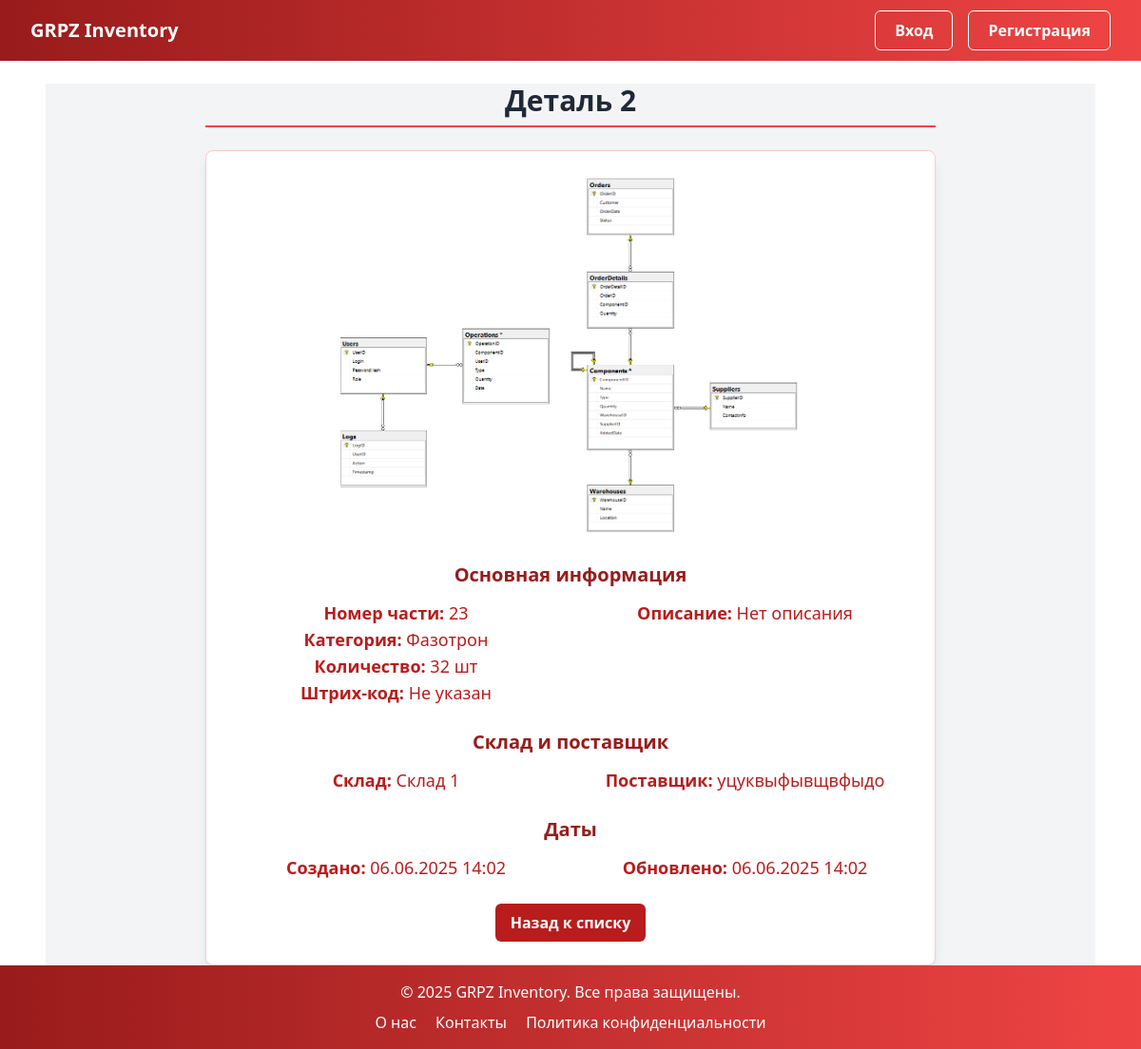
Before: /components/3/ with the older database file.
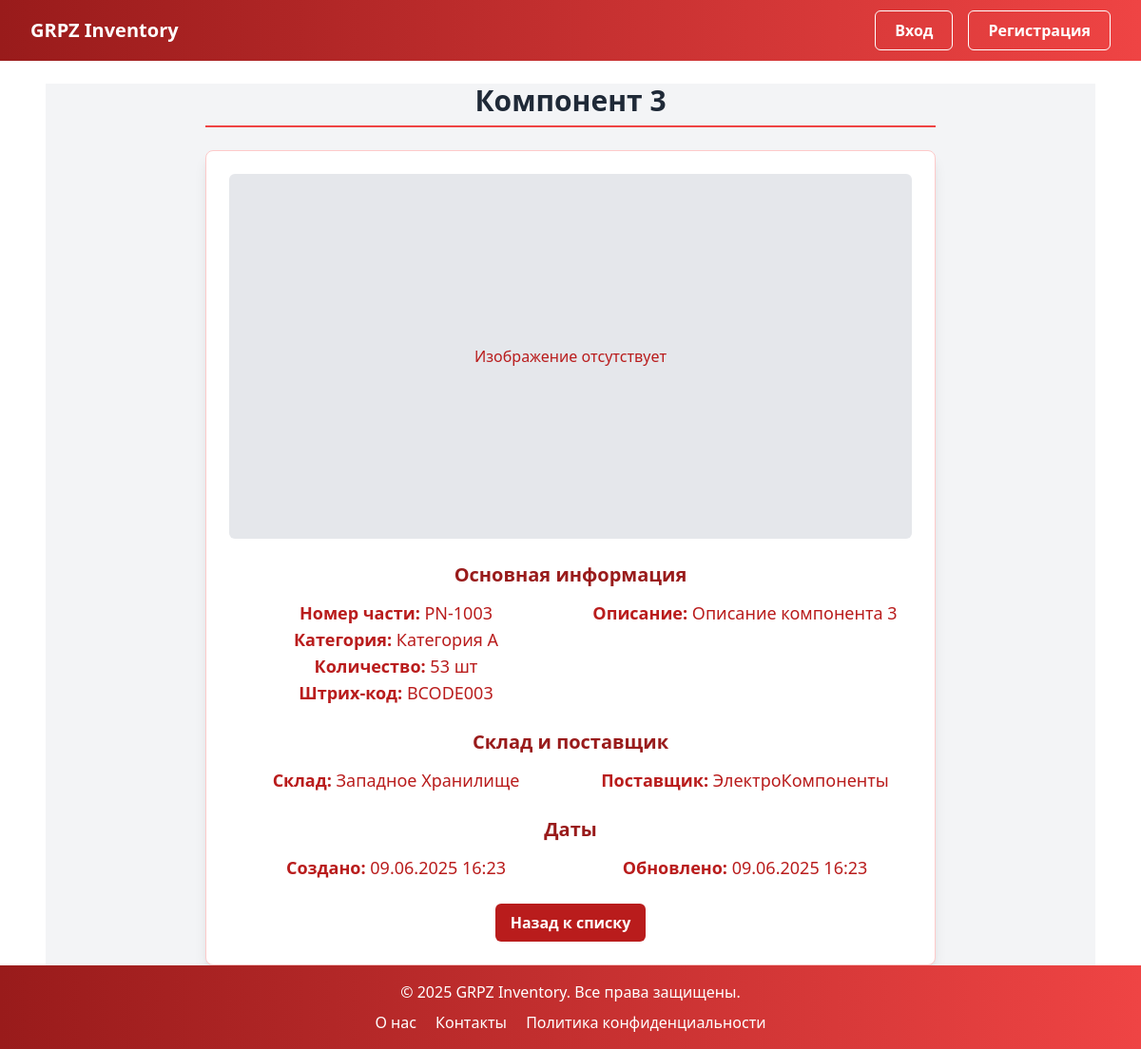
After: the same page with the newer database file.
### components/models.py (models this page shows, shortened)
class Component(models.Model):
    name = models.CharField(max_length=255, verbose_name='Наименование')
    part_number = models.CharField(max_length=50, unique=True, verbose_name='Артикул')
    category = models.CharField(max_length=100, blank=True, verbose_name='Категория')
    description = models.TextField(blank=True, verbose_name='Описание')
    unit = models.CharField(max_length=20, default='шт', verbose_name='Единица измерения')
    barcode = models.CharField(max_length=100, unique=True, blank=True, null=True, verbose_name='Штрих-код')
    quantity = models.PositiveIntegerField(default=0, verbose_name='Количество')
    warehouse = models.ForeignKey('warehouses.Warehouse', on_delete=models.CASCADE, verbose_name='Склад')
    supplier = models.ForeignKey('suppliers.Supplier', on_delete=models.SET_NULL, null=True, blank=True, verbose_name='Поставщик')
    created_at = models.DateTimeField(auto_now_add=True, verbose_name='Дата создания')
    updated_at = models.DateTimeField(auto_now=True, verbose_name='Дата обновления')
    image = models.ImageField(upload_to='components/', blank=True, null=True, verbose_name='Изображение')
    class Meta:
        verbose_name = 'Комплектующее'
        verbose_name_plural = 'Комплектующие'

### warehouses/models.py (models this page shows, shortened)
class Warehouse(models.Model):
    name = models.CharField(max_length=255, verbose_name='Название')
    address = models.TextField(verbose_name='Адрес')
    responsible = models.ForeignKey('users.User', on_delete=models.SET_NULL, null=True, verbose_name='Ответственный')
    location = models.CharField(max_length=200, blank=True)  # Добавлено поле местоположения
    capacity = models.PositiveIntegerField(default=0)       # Добавлено поле вместимости
    class Meta:
        verbose_name = 'Склад'
        verbose_name_plural = 'Склады'

### suppliers/models.py (models this page shows, shortened)
class Supplier(models.Model):
    name = models.CharField(max_length=255, verbose_name='Название')
    contact_info = models.TextField(blank=True, verbose_name='Контактные данные')
    terms = models.TextField(blank=True, verbose_name='Условия поставки')
    class Meta:
        verbose_name = 'Поставщик'
        verbose_name_plural = 'Поставщики'

### components/views.py (the view)
# urls.py: path('<int:pk>/', views.component_detail, name='component_detail'),
def component_detail(request, pk):
    component = get_object_or_404(Component, pk=pk)
    can_edit_component = request.user.is_authenticated and request.user.role in ['admin', 'warehouse_worker']
    return render(request, 'components/detail.html', {
        'component': component,
        'can_edit_component': can_edit_component
    })

### components/templates/components/detail.html (shortened to what this page needs)
﻿{% extends 'base.html' %}
{% block content %}
<section class="min-h-screen flex items-center justify-center bg-gray-100">
    <div class="w-full max-w-3xl">
        <div class="mb-6">
            <h2 class="border-b-2 border-red-500 pb-2 text-3xl font-bold text-gray-800 text-center">{{ component.name }}</h2>
        </div>
        <div class="overflow-hidden rounded-lg border border-red-200 bg-white p-6 shadow-lg">
            <div class="relative mb-6">
                {% if component.image %}
                <img src="{{ component.image.url }}" alt="{{ component.name }}"
                     class="max-h-96 w-full rounded-md object-contain"
                     onerror="this.onerror=null; this.parentElement.querySelector('.fallback-text').classList.remove('hidden'); this.classList.add('hidden');">
                {% else %}
                <div class="flex h-96 w-full items-center justify-center rounded-md bg-gray-200">
                    <span class="text-red-700">Изображение отсутствует</span>
                </div>
                {% endif %}
            </div>
            <div class="mb-6">
                <h3 class="mb-3 text-xl font-semibold text-red-800 text-center">Основная информация</h3>
                <div class="grid grid-cols-1 gap-4 md:grid-cols-2 text-center">
                    <div>
                        <p class="text-lg text-red-700"><strong>Номер части:</strong> {{ component.part_number }}</p>
                        <p class="text-lg text-red-700"><strong>Категория:</strong> {{ component.category|default:"Не указана" }}</p>
                        <p class="text-lg text-red-700"><strong>Количество:</strong> {{ component.quantity }} {{ component.unit }}</p>
                        <p class="text-lg text-red-700"><strong>Штрих-код:</strong> {{ component.barcode|default:"Не указан" }}</p>
                    </div>
                    <div>
                        <p class="text-lg text-red-700"><strong>Описание:</strong> {{ component.description|default:"Нет описания" }}</p>
                    </div>
                </div>
            </div>
            <div class="mb-6">
                <h3 class="mb-3 text-xl font-semibold text-red-800 text-center">Склад и поставщик</h3>
                <div class="grid grid-cols-1 gap-4 md:grid-cols-2 text-center">
                    <p class="text-lg text-red-700"><strong>Склад:</strong> {{ component.warehouse.name }}</p>
                    <p class="text-lg text-red-700"><strong>Поставщик:</strong> {{ component.supplier.name|default:"Не указан" }}</p>
                </div>
            </div>
            <div class="mb-6">
                <h3 class="mb-3 text-xl font-semibold text-red-800 text-center">Даты</h3>
                <div class="grid grid-cols-1 gap-4 md:grid-cols-2 text-center">
                    <p class="text-lg text-red-700"><strong>Создано:</strong> {{ component.created_at|date:"d.m.Y H:i" }}</p>
                    <p class="text-lg text-red-700"><strong>Обновлено:</strong> {{ component.updated_at|date:"d.m.Y H:i" }}</p>
                </div>
            </div>
            <div class="mt-6 flex flex-col gap-4 sm:flex-row justify-center">
                <a href="{% url 'components:component_list' %}" class="inline-block w-full rounded-md bg-red-700 px-4 py-2 text-center font-semibold text-white transition hover:bg-red-800 sm:w-auto">Назад к списку</a>
            </div>
        </div>
    </div>
</section>
{% endblock %}

Changed rows visible on the page:
changed Component "шт": name "Деталь 2" → "Компонент 3"; image "components/Снимок.PNG" → empty (drawn); part_number "23" → "PN-1003"; category "Фазотрон" → "Категория A"; quantity "32" → "53"; barcode "Не указан" → "BCODE003"; description "Нет описания" → "Описание компонента 3"; warehouse.name "Склад 1" → "Западное Хранилище"; supplier.name "уцуквыфывщвфыдо" → "ЭлектроКомпоненты"; created_at "06.06.2025 14:02" → "09.06.2025 16:23"; updated_at "06.06.2025 14:02" → "09.06.2025 16:23"; image: picture removed
Other visible differences:
text now shown: "Изображение отсутствует"
